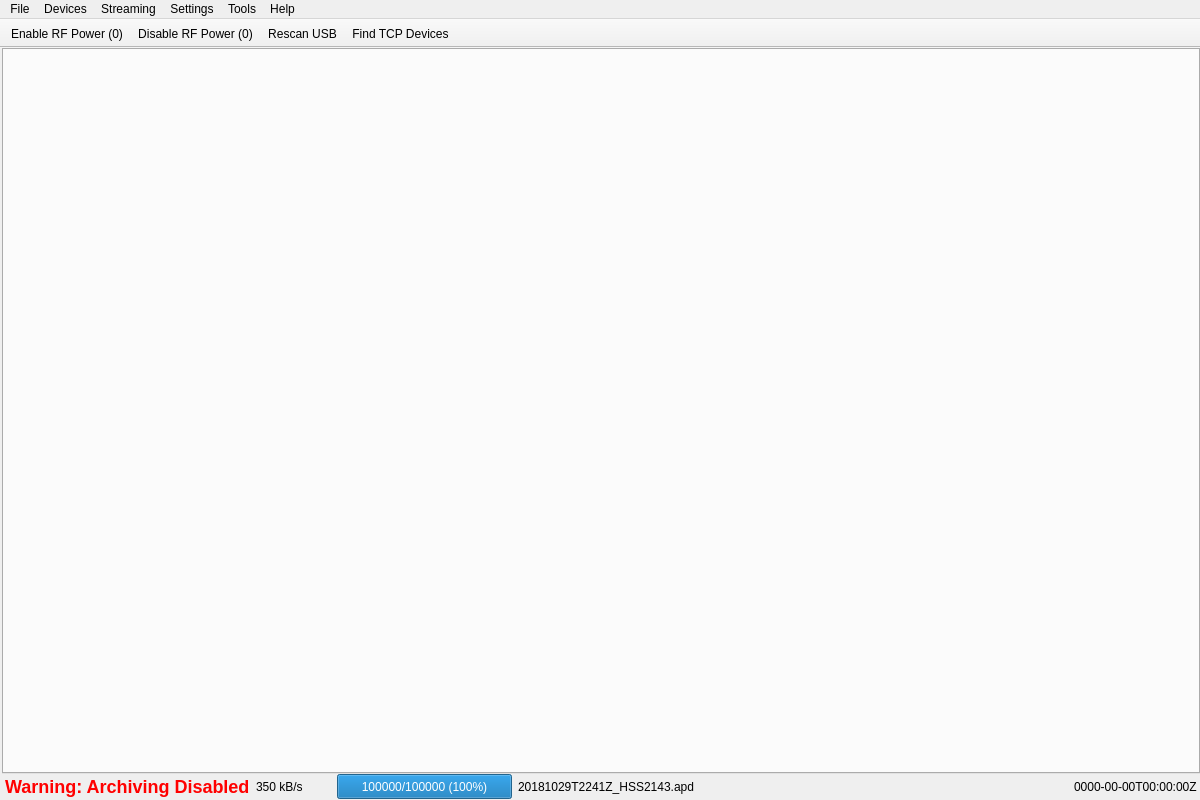
<?xml version="1.0" encoding="UTF-8"?>
<ui version="4.0">
 <class>PlotMainWindow</class>
 <widget class="QMainWindow" name="PlotMainWindow">
  <property name="geometry">
   <rect>
    <x>0</x>
    <y>0</y>
    <width>1200</width>
    <height>800</height>
   </rect>
  </property>
  <property name="windowTitle">
   <string>Acheron</string>
  </property>
  <widget class="QWidget" name="centralwidget">
   <layout class="QVBoxLayout" name="verticalLayout">
    <property name="spacing">
     <number>0</number>
    </property>
    <property name="leftMargin">
     <number>2</number>
    </property>
    <property name="topMargin">
     <number>0</number>
    </property>
    <property name="rightMargin">
     <number>0</number>
    </property>
    <property name="bottomMargin">
     <number>0</number>
    </property>
    <item>
     <widget class="QStackedWidget" name="stackedWidget">
      <widget class="QTabWidget" name="tabWidget"/>
      <widget class="QWidget" name="logoPage">
       <layout class="QVBoxLayout" name="verticalLayout_3" stretch="1,5,1">
        <property name="spacing">
         <number>0</number>
        </property>
        <property name="leftMargin">
         <number>0</number>
        </property>
        <property name="topMargin">
         <number>0</number>
        </property>
        <property name="rightMargin">
         <number>0</number>
        </property>
        <property name="bottomMargin">
         <number>0</number>
        </property>
        <item>
         <spacer name="verticalSpacer">
          <property name="orientation">
           <enum>Qt::Vertical</enum>
          </property>
          <property name="sizeHint" stdset="0">
           <size>
            <width>0</width>
            <height>101</height>
           </size>
          </property>
         </spacer>
        </item>
        <item>
         <layout class="QVBoxLayout" name="logoLayout"/>
        </item>
        <item>
         <spacer name="verticalSpacer_2">
          <property name="orientation">
           <enum>Qt::Vertical</enum>
          </property>
          <property name="sizeHint" stdset="0">
           <size>
            <width>0</width>
            <height>101</height>
           </size>
          </property>
         </spacer>
        </item>
       </layout>
      </widget>
     </widget>
    </item>
    <item>
     <layout class="QHBoxLayout" name="horizontalLayout_2">
      <property name="spacing">
       <number>6</number>
      </property>
      <property name="leftMargin">
       <number>3</number>
      </property>
      <property name="rightMargin">
       <number>3</number>
      </property>
      <property name="bottomMargin">
       <number>1</number>
      </property>
      <item>
       <widget class="QLabel" name="warningLabel">
        <property name="styleSheet">
         <string notr="true">QLabel { color : red ; font-weight : bold ; font-size : 18px ; }</string>
        </property>
        <property name="text">
         <string>Warning: Archiving Disabled</string>
        </property>
       </widget>
      </item>
      <item>
       <widget class="QLabel" name="uploadRateLabel">
        <property name="minimumSize">
         <size>
          <width>75</width>
          <height>25</height>
         </size>
        </property>
        <property name="text">
         <string>350 kB/s</string>
        </property>
       </widget>
      </item>
      <item>
       <widget class="QProgressBar" name="uploadProgress">
        <property name="sizePolicy">
         <sizepolicy hsizetype="Fixed" vsizetype="Fixed">
          <horstretch>0</horstretch>
          <verstretch>0</verstretch>
         </sizepolicy>
        </property>
        <property name="minimumSize">
         <size>
          <width>175</width>
          <height>25</height>
         </size>
        </property>
        <property name="maximum">
         <number>5957928</number>
        </property>
        <property name="value">
         <number>2359296</number>
        </property>
        <property name="alignment">
         <set>Qt::AlignCenter</set>
        </property>
        <property name="format">
         <string>%v/%m (%p%)</string>
        </property>
       </widget>
      </item>
      <item>
       <widget class="QLabel" name="uploadNameLabel">
        <property name="text">
         <string>20181029T2241Z_HSS2143.apd</string>
        </property>
       </widget>
      </item>
      <item>
       <spacer name="horizontalSpacer_3">
        <property name="orientation">
         <enum>Qt::Horizontal</enum>
        </property>
        <property name="sizeHint" stdset="0">
         <size>
          <width>0</width>
          <height>20</height>
         </size>
        </property>
       </spacer>
      </item>
      <item>
       <widget class="QLabel" name="datetimeLabel">
        <property name="text">
         <string>0000-00-00T00:00:00Z</string>
        </property>
       </widget>
      </item>
     </layout>
    </item>
   </layout>
  </widget>
  <widget class="QMenuBar" name="menubar">
   <property name="geometry">
    <rect>
     <x>0</x>
     <y>0</y>
     <width>1200</width>
     <height>21</height>
    </rect>
   </property>
   <widget class="QMenu" name="menuFile">
    <property name="title">
     <string>File</string>
    </property>
    <addaction name="actionExit"/>
   </widget>
   <widget class="QMenu" name="menuStreaming">
    <property name="title">
     <string>Streaming</string>
    </property>
    <addaction name="actionDisableStreaming"/>
    <addaction name="actionDisableArchiving"/>
   </widget>
   <widget class="QMenu" name="menuSettings">
    <property name="title">
     <string>Settings</string>
    </property>
    <addaction name="actionClosableTabs"/>
    <addaction name="actionPreferences"/>
   </widget>
   <widget class="QMenu" name="menuHelp">
    <property name="title">
     <string>Help</string>
    </property>
    <widget class="QMenu" name="menuCheckForUpdates">
     <property name="title">
      <string>Check for Updates</string>
     </property>
     <addaction name="actionUpdateLatestStable"/>
     <addaction name="actionUpdateCurrentBranch"/>
     <addaction name="actionUpdateSpecificBranch"/>
     <addaction name="actionUpdateSpecificCommit"/>
    </widget>
    <addaction name="menuCheckForUpdates"/>
    <addaction name="separator"/>
    <addaction name="actionAbout"/>
   </widget>
   <widget class="QMenu" name="menuDevices">
    <property name="title">
     <string>Devices</string>
    </property>
    <addaction name="actionRescanUSB"/>
    <addaction name="actionFindTCPDevices"/>
    <addaction name="actionConnectTCPDevice"/>
   </widget>
   <widget class="QMenu" name="menuTools">
    <property name="title">
     <string>Tools</string>
    </property>
    <widget class="QMenu" name="menuMarkForUpload">
     <property name="title">
      <string>Mark for Upload</string>
     </property>
     <addaction name="actionMarkFiles"/>
     <addaction name="actionMarkDirectory"/>
    </widget>
    <addaction name="actionDownloadFirmware"/>
    <addaction name="separator"/>
    <addaction name="menuMarkForUpload"/>
   </widget>
   <addaction name="menuFile"/>
   <addaction name="menuDevices"/>
   <addaction name="menuStreaming"/>
   <addaction name="menuSettings"/>
   <addaction name="menuTools"/>
   <addaction name="menuHelp"/>
  </widget>
  <widget class="QToolBar" name="toolBar">
   <property name="sizePolicy">
    <sizepolicy hsizetype="MinimumExpanding" vsizetype="Fixed">
     <horstretch>0</horstretch>
     <verstretch>0</verstretch>
    </sizepolicy>
   </property>
   <property name="movable">
    <bool>false</bool>
   </property>
   <property name="iconSize">
    <size>
     <width>24</width>
     <height>24</height>
    </size>
   </property>
   <property name="toolButtonStyle">
    <enum>Qt::ToolButtonTextBesideIcon</enum>
   </property>
   <property name="floatable">
    <bool>false</bool>
   </property>
   <attribute name="toolBarArea">
    <enum>TopToolBarArea</enum>
   </attribute>
   <attribute name="toolBarBreak">
    <bool>false</bool>
   </attribute>
   <addaction name="actionEnableRFPower"/>
   <addaction name="actionDisableRFPower"/>
   <addaction name="actionRescanUSB"/>
   <addaction name="actionFindTCPDevices"/>
  </widget>
  <action name="actionRescanUSB">
   <property name="text">
    <string>Rescan USB</string>
   </property>
  </action>
  <action name="actionExit">
   <property name="text">
    <string>Exit</string>
   </property>
  </action>
  <action name="actionPreferences">
   <property name="text">
    <string>Preferences...</string>
   </property>
  </action>
  <action name="actionAbout">
   <property name="text">
    <string>About...</string>
   </property>
  </action>
  <action name="actionDisableStreaming">
   <property name="checkable">
    <bool>true</bool>
   </property>
   <property name="text">
    <string>Disable Streaming</string>
   </property>
  </action>
  <action name="actionDisableArchiving">
   <property name="checkable">
    <bool>true</bool>
   </property>
   <property name="text">
    <string>Disable Archiving</string>
   </property>
  </action>
  <action name="actionFindTCPDevices">
   <property name="text">
    <string>Find TCP Devices...</string>
   </property>
  </action>
  <action name="actionEnableRFPower">
   <property name="text">
    <string>Enable RF Power (0)</string>
   </property>
  </action>
  <action name="actionDisableRFPower">
   <property name="text">
    <string>Disable RF Power (0)</string>
   </property>
  </action>
  <action name="actionClosableTabs">
   <property name="checkable">
    <bool>true</bool>
   </property>
   <property name="text">
    <string>Easy Close Tabs</string>
   </property>
  </action>
  <action name="actionUpdateLatestStable">
   <property name="text">
    <string>Latest Stable</string>
   </property>
  </action>
  <action name="actionUpdateSpecificBranch">
   <property name="text">
    <string>Specific Branch...</string>
   </property>
  </action>
  <action name="actionUpdateSpecificCommit">
   <property name="text">
    <string>Specific Commit..</string>
   </property>
  </action>
  <action name="actionUpdateCurrentBranch">
   <property name="text">
    <string>Latest branch</string>
   </property>
  </action>
  <action name="actionDownloadFirmware">
   <property name="text">
    <string>Download Firmware...</string>
   </property>
  </action>
  <action name="actionMarkFiles">
   <property name="text">
    <string>Mark Files...</string>
   </property>
  </action>
  <action name="actionMarkDirectory">
   <property name="text">
    <string>Mark Directory...</string>
   </property>
  </action>
  <action name="actionConnectTCPDevice">
   <property name="text">
    <string>Manually Connect TCP Device...</string>
   </property>
  </action>
 </widget>
 <resources/>
 <connections>
  <connection>
   <sender>actionExit</sender>
   <signal>triggered()</signal>
   <receiver>PlotMainWindow</receiver>
   <slot>close()</slot>
   <hints>
    <hint type="sourcelabel">
     <x>-1</x>
     <y>-1</y>
    </hint>
    <hint type="destinationlabel">
     <x>373</x>
     <y>252</y>
    </hint>
   </hints>
  </connection>
 </connections>
</ui>
